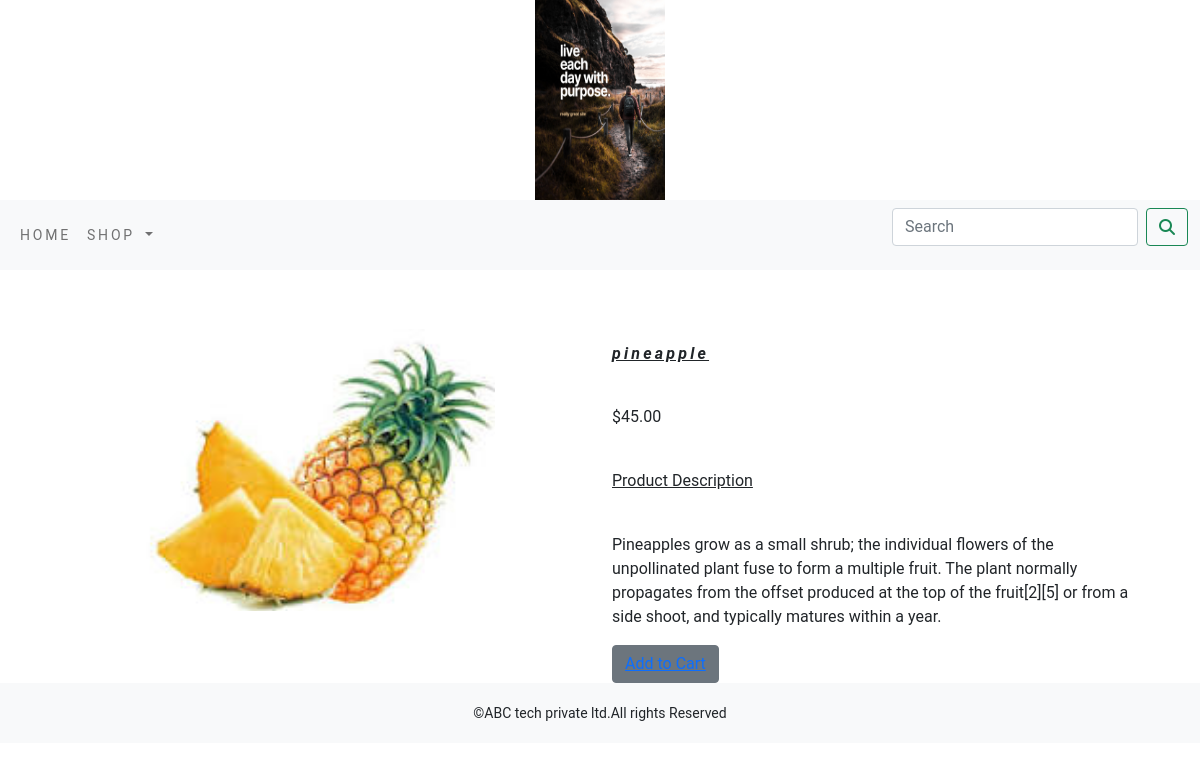
The app's page /fruits/pineapple/ with its own data.
### shop/models.py (models this page shows)
class Product(models.Model):
    objects = None
    name=models.CharField(max_length=250,unique=True)
    slug=models.SlugField(max_length=250,unique=True)
    description=models.TextField(blank=True)
    price=models.DecimalField(max_digits=10,decimal_places=2)
    category=models.ForeignKey(Category,on_delete=models.CASCADE)
    image = models.ImageField(upload_to='product', blank=True)
    stock=models.IntegerField()
    available=models.BooleanField(default=True)
    created=models.DateTimeField(auto_now_add=True)
    updated=models.DateTimeField(auto_now=True)
    def get_url(self):
        return reverse('shop:prodCatDetail', args=[self.category.slug,self.slug])

### shop/views.py (the view)
# urls.py: path('<slug:c_slug>/<slug:product_slug>/', views.proDetail, name='prodCatDetail')
def proDetail (request,c_slug,product_slug):
    try:
        product = Product.objects.get(category__slug=c_slug,slug=product_slug)
    except Exception as e:
        raise e
    return render(request,'product.html',{'product': product})

### cart/context_processors.py (called while the page is built)
def counter(request):
    item_count=0
    if 'admin' in request.path:
        return {}
    else:
        try:
            cart=Cart.objects.filter(cart_id=_cart_id(request))
            car_items=CartItem.objects.all().filter(cart=cart[:1])
            for cart_item in car_items:
                 item_count += cart_item.quantity
        except Cart.DoesNotExist:
         item_count =0
    return dict(item_count=item_count)

### cart/views.py (called while the page is built)
def _cart_id(request):
    cart=request.session.session_key
    if not cart:
        cart=request.session.create()
    return cart

### shop/context_processors.py (called while the page is built)
def menu_links(request):
    links = Category.objects.all()
    return dict(links=links)

### templates/product.html (shortened to what this page needs)
{% extends 'base.html' %}
{% load static %}
 {% block body %}
<div class="row my_prod_row_class">
</div>
    <div class="container">
<br>
<div class="row">
    <div class="col-12 col-sm-12-col-md-12 col-lg-6 text-center">
        <div style="min-width:18rem">
            <img src="{{ product.image.url }}" alt="{{ product.name }}" width="360px;">
        </div>
    </div>
        <div class="col-12 col-sm-12 col-md-12 col-lg-6">
            <div>
            <h1 class="my_prod_title"><u><i><b>{{ product.name }}</b></i></u></h1><br>
            <p>${{ product.price }}</p><br>
            <p><u>Product Description</u></p><br>
            <p class="text-justify my_prod_text">{{ product.description }}</p>
                {% if product.stock <= 0 %}
                        <p class="text-justify my_prod_text"><b>Out of stock</b></p>
                {% else %}
                     <button class="btn btn-secondary">
                     <a  href="{% url 'cart:add_cart' product.id %}">Add to Cart</a></button>
                {% endif %}
            </div>
        </div>
</div>
</div>
{% endblock %}

### static/css/custom.css (style rules this page uses)
body { font-family:'Roboto',sans-serif; }
.my_prod_row_class { padding-top:15px; padding-bottom:20px; }
.my_prod_title { font-size:16px; text_transform:uppercase; letter-spacing:.2em; padding-top:15px; padding-bottom:10px; }
.my_prod_text { padding-right:20px; }

### records on screen
Product: image (picture), name "pineapple", price "45.00", description "Pineapples grow as a small shrub; the individual flowers of the unpollinated plant fuse to form a multiple fruit. The plant normally propagates from the offset produced at the top of the fruit[2][5] or from a side shoot, and typically matures within a year."
